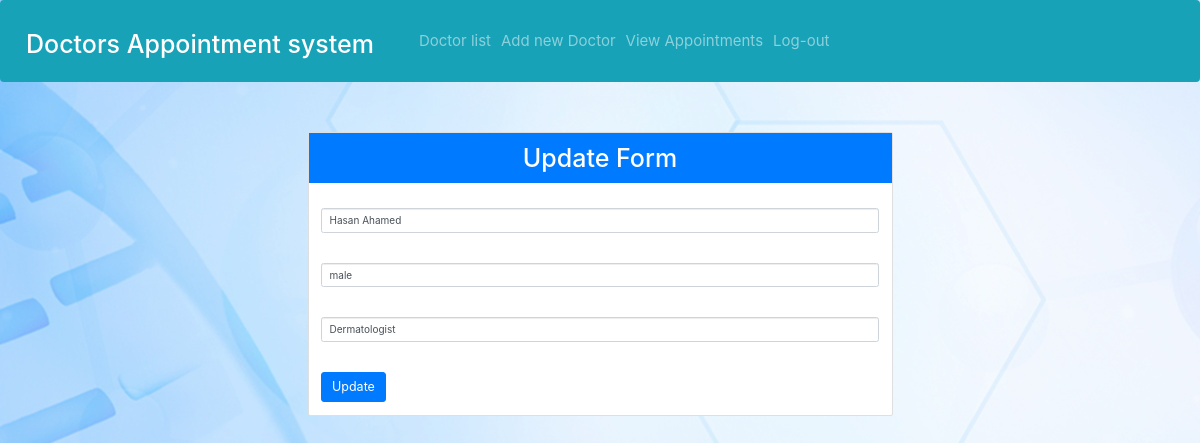
Page /admin/doctoredit.php?GetID=3 on the committed database.
### tables this page shows
CREATE TABLE `record` (
  `id` int(250) NOT NULL,
  `doctorname` varchar(200) NOT NULL,
  `gender` varchar(20) NOT NULL,
  `specialistin` varchar(200) NOT NULL
);

### admin/doctoredit.php (the view, shortened to what this page needs)
<?php
    include('head.php');
    require_once("connection.php");
    $DoctorID = $_GET['GetID'];
    $query = " select * from record where id='".$DoctorID."'";
    $result = mysqli_query($con,$query);
    while($row=mysqli_fetch_assoc($result))
    {
        $Doctor_ID = $row['id'];
        $Doctor_Name = $row['doctorname'];
        $Doctor_Gender = $row['gender'];
        $Doctor_Bio = $row['specialistin'];
    }
?>
<!DOCTYPE html>
<html lang="en">
<head>
    <link rel="stylesheet" href="https://maxcdn.bootstrapcdn.com/bootstrap/3.4.1/css/bootstrap.min.css">
    <link rel="stylesheet" href="https://stackpath.bootstrapcdn.com/bootstrap/4.4.1/css/bootstrap.min.css">
</head>
<div class="row">
                <div class="col-lg-6 m-auto">
                    <div class="card mt-5">
                        <div class="card-title">
                            <h1 class="bg-primary text-white text-center py-3"> Update Form </h1>
                        </div>
                        <div class="card-body">
                            <form action="doctorupdate.php?ID=<?php echo $Doctor_ID ?>" method="post">
                                <input type="text" class="form-control mb-5" placeholder=" Doctor Name " name="name" value="<?php echo $Doctor_Name ?>">
                                <input type="text" class="form-control mb-5" placeholder=" Doctor Gender " name="gender" value="<?php echo $Doctor_Gender ?>">
                                <input type="text" class="form-control mb-5" placeholder=" Doctor Bio " name="bio" value="<?php echo $Doctor_Bio ?>">
                                <button class="btn btn-primary btn-lg" name="doctorupdate">Update</button>
                            </form>
                        </div>
                    </div>
                </div>
            </div>
</body>
</html>

### admin/doctoredit.php (style rules this page uses)
body { background-image: url("img/1.jpg"); height: 935px; }

### rows in the picture
record: name "Hasan Ahamed", gender "male", bio "Dermatologist"
